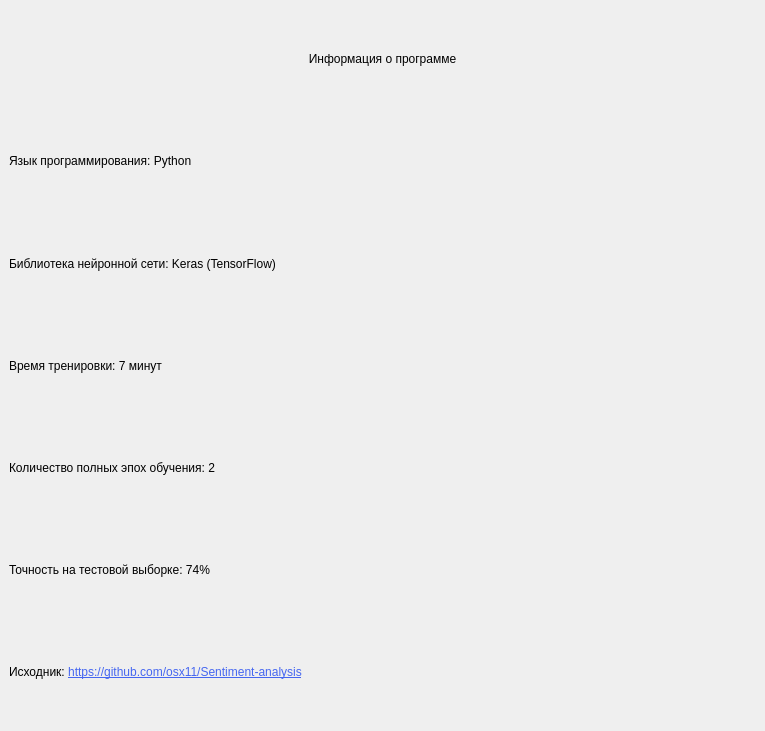
<?xml version="1.0" encoding="UTF-8"?>
<ui version="4.0">
 <class>Information</class>
 <widget class="QDialog" name="Information">
  <property name="geometry">
   <rect>
    <x>0</x>
    <y>0</y>
    <width>765</width>
    <height>731</height>
   </rect>
  </property>
  <property name="windowTitle">
   <string>Информация о программе</string>
  </property>
  <layout class="QVBoxLayout" name="verticalLayout">
   <property name="spacing">
    <number>3</number>
   </property>
   <property name="leftMargin">
    <number>9</number>
   </property>
   <property name="topMargin">
    <number>9</number>
   </property>
   <property name="rightMargin">
    <number>9</number>
   </property>
   <property name="bottomMargin">
    <number>9</number>
   </property>
   <item>
    <widget class="QLabel" name="label">
     <property name="styleSheet">
      <string notr="true">font: 25pt &quot;Fregat&quot;;
</string>
     </property>
     <property name="text">
      <string>Информация о программе</string>
     </property>
     <property name="alignment">
      <set>Qt::AlignCenter</set>
     </property>
    </widget>
   </item>
   <item>
    <widget class="QLabel" name="label_2">
     <property name="styleSheet">
      <string notr="true">font: 17pt &quot;Fregat&quot;;</string>
     </property>
     <property name="text">
      <string>Язык программирования: Python</string>
     </property>
    </widget>
   </item>
   <item>
    <widget class="QLabel" name="label_3">
     <property name="styleSheet">
      <string notr="true">font: 17pt &quot;Fregat&quot;;</string>
     </property>
     <property name="text">
      <string>Библиотека нейронной сети: Keras (TensorFlow)</string>
     </property>
    </widget>
   </item>
   <item>
    <widget class="QLabel" name="label_4">
     <property name="styleSheet">
      <string notr="true">font: 17pt &quot;Fregat&quot;;</string>
     </property>
     <property name="text">
      <string>Время тренировки: 7 минут</string>
     </property>
    </widget>
   </item>
   <item>
    <widget class="QLabel" name="label_5">
     <property name="styleSheet">
      <string notr="true">font: 17pt &quot;Fregat&quot;;</string>
     </property>
     <property name="text">
      <string>Количество полных эпох обучения: 2</string>
     </property>
    </widget>
   </item>
   <item>
    <widget class="QLabel" name="label_6">
     <property name="styleSheet">
      <string notr="true">font: 17pt &quot;Fregat&quot;;</string>
     </property>
     <property name="text">
      <string>Точность на тестовой выборке: 74%</string>
     </property>
    </widget>
   </item>
   <item>
    <widget class="QLabel" name="source_code_link">
     <property name="cursor">
      <cursorShape>ArrowCursor</cursorShape>
     </property>
     <property name="mouseTracking">
      <bool>true</bool>
     </property>
     <property name="styleSheet">
      <string notr="true">font: 17pt &quot;Fregat&quot;;</string>
     </property>
     <property name="text">
      <string>&lt;html&gt;&lt;head/&gt;&lt;body&gt;&lt;p&gt;Исходник: &lt;a href=&quot;https://github.com/osx11/Sentiment-analysis&quot;&gt;&lt;span style=&quot; color:#4566f0;&quot;&gt;https://github.com/osx11/Sentiment-analysis&lt;/span&gt;&lt;/a&gt;&lt;/p&gt;&lt;/body&gt;&lt;/html&gt;</string>
     </property>
     <property name="textFormat">
      <enum>Qt::RichText</enum>
     </property>
    </widget>
   </item>
  </layout>
 </widget>
 <resources/>
 <connections/>
</ui>
